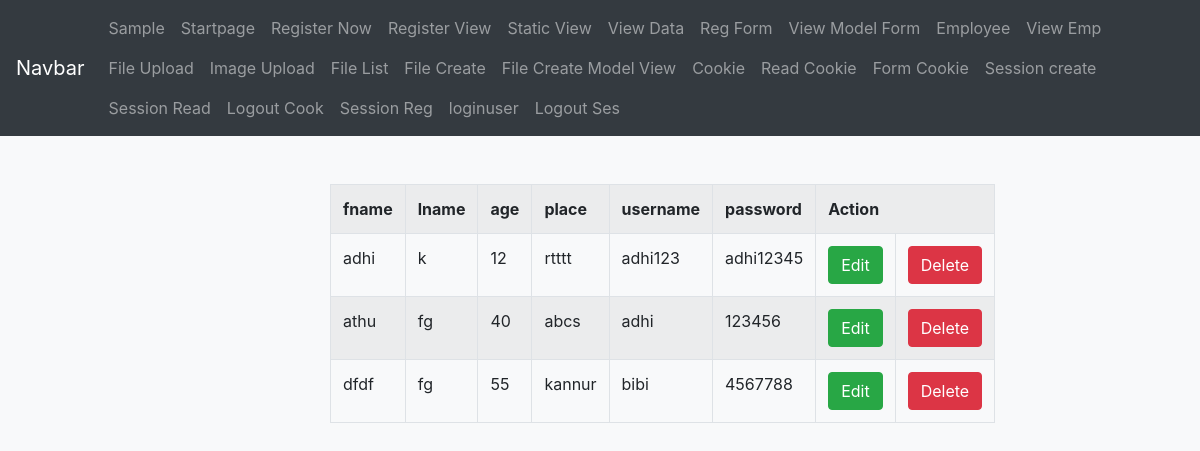
The app's page /stud/viewdata/ with its own data.
### student/models.py (models this page shows)
class UserLog(models.Model):
    username=models.CharField(max_length=50)
    password=models.CharField(max_length=50)
    userid=models.ForeignKey(to=Reg,on_delete=models.CASCADE)

class Reg(models.Model):
    fname=models.CharField(max_length=45)
    lname=models.CharField(max_length=45)
    age=models.IntegerField(default=0)
    place=models.CharField(max_length=45)

### student/views.py (the view)
# urls.py: path('viewdata/',viewdata,name='viewdata'),
def viewdata(request):
    ul=UserLog.objects.all()
    return render(request,'view.html',{'data':ul})

### student/templates/view.html
{% extends 'nav.html' %}
{% block content%}
<div class="container">
    <div class="row">
        <div class="col-sm-4 offset-3 mt-5">
            <table class="table table-striped table-bordered">
                <tr>
                    <th>fname</th>
                    <th>lname</th>
                    <th>age</th>
                    <th>place</th>
                    <th>username</th>
                    <th>password</th>
                    <th colspan="2">Action</th>
                </tr>
                {% for i in data %}
                <tr>
                    <td>{{i.userid.fname}}</td>
                    <td>{{i.userid.lname}}</td>
                    <td>{{i.userid.age}}</td>
                    <td>{{i.userid.place}}</td>
                    <td>{{i.username}}</td>
                    <td>{{i.password}}</td>
                    <td><a href="{% url 'editdata' i.id %}" class="btn btn-success">Edit</a></td>
                    <td><a href="{% url 'deletedata' i.id %}" class="btn btn-danger">Delete</a></td>
                </tr>
                {% endfor %}
            </table>
        </div>
    </div>
</div>
{% endblock content%}

### records on screen
UserLog: userid.fname "adhi", userid.lname "k", userid.age "12", userid.place "rtttt", username "adhi123", password "adhi12345"
UserLog: userid.fname "athu", userid.lname "fg", userid.age "40", userid.place "abcs", username "adhi", password "123456"
UserLog: userid.fname "dfdf", userid.lname "fg", userid.age "55", userid.place "kannur", username "bibi", password "4567788"
